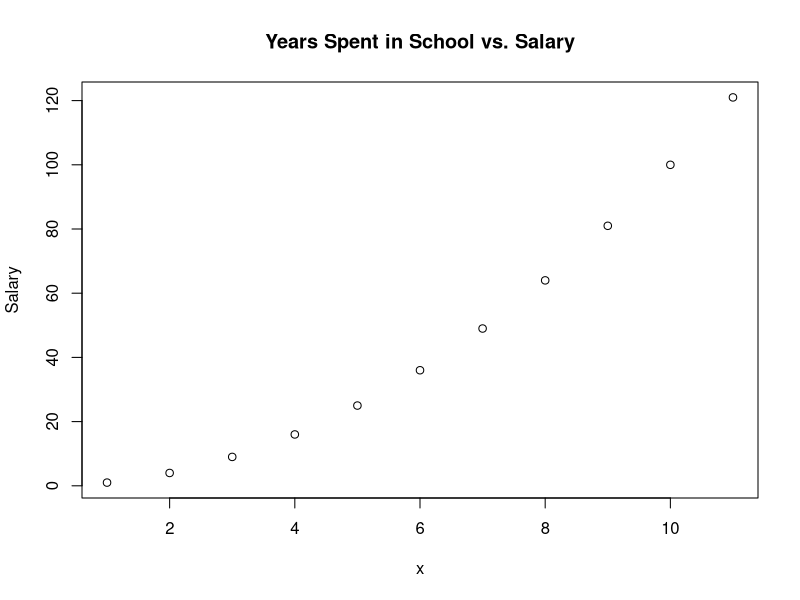
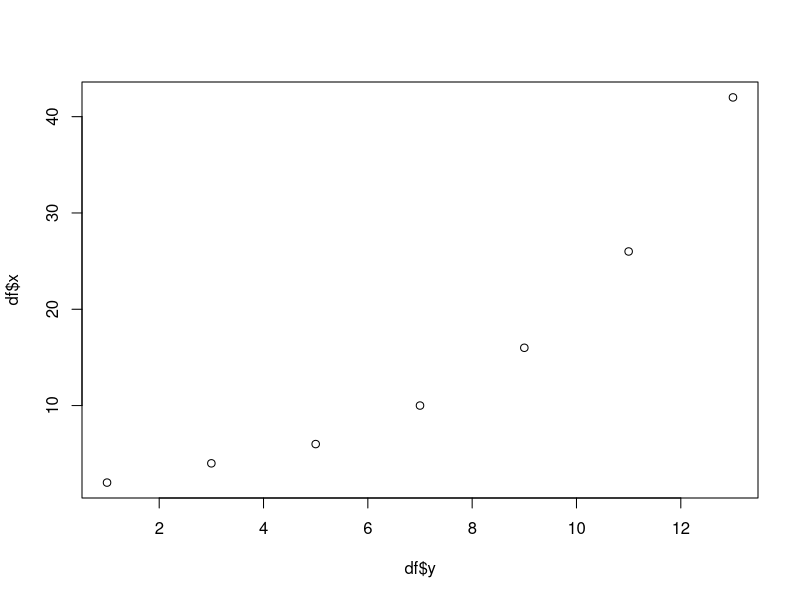
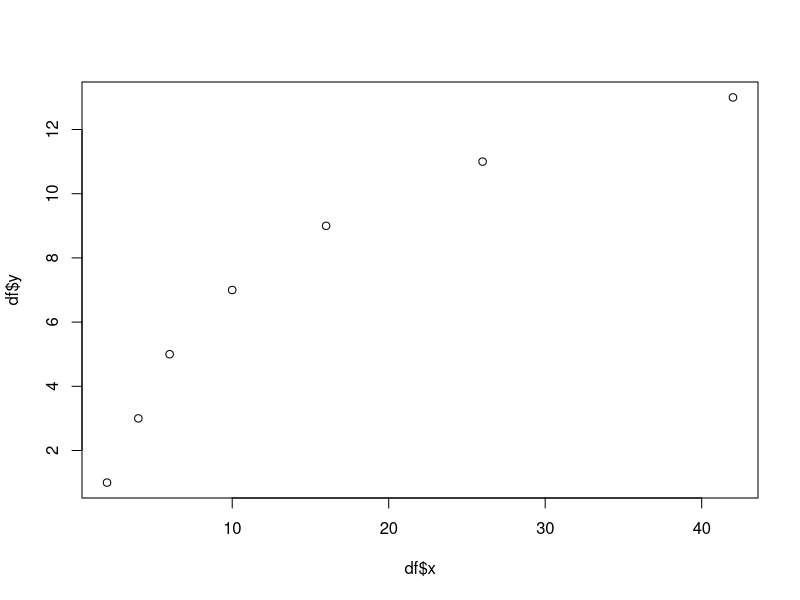
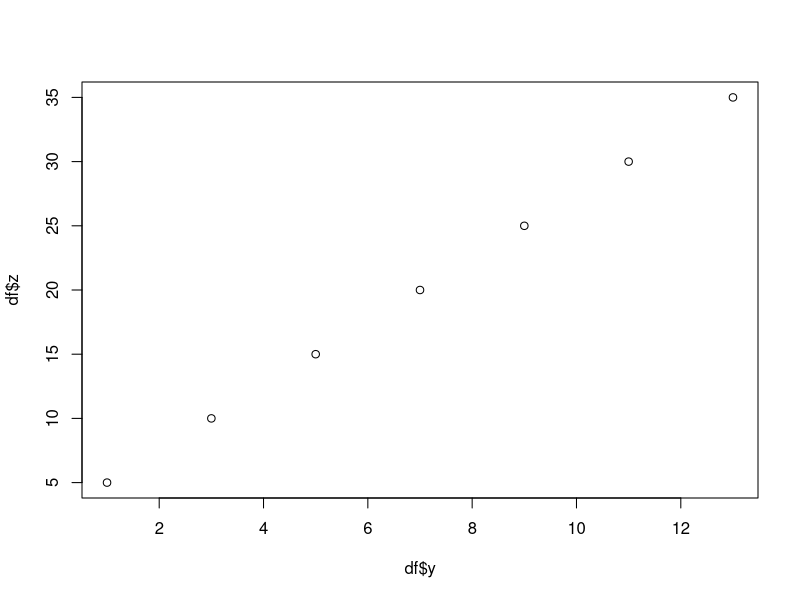
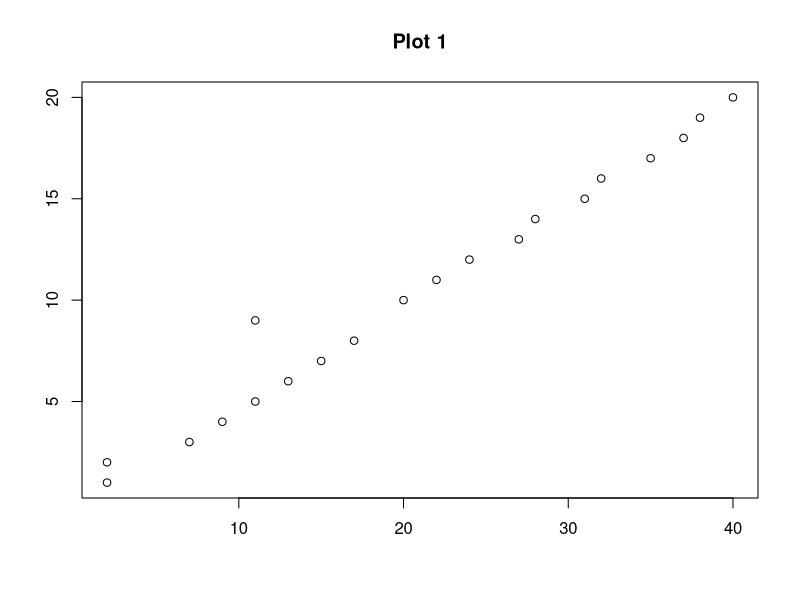
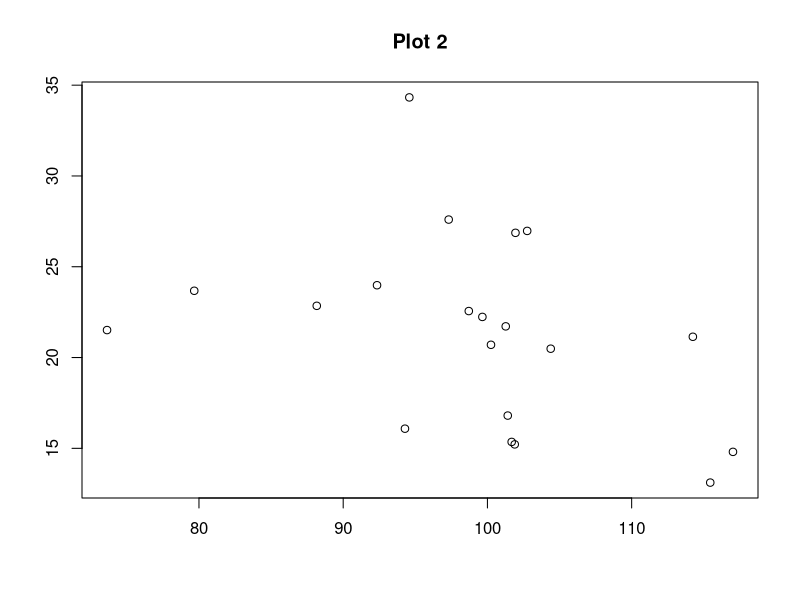

R code for these plots, in order:
## ---- chunk 1
knitr::opts_chunk$set(message=FALSE,warning=FALSE, cache=TRUE)
## ---- chunk 2
x = c(1,2,3,4,5,6,7,8,9,10,11)
y = c(1,4,9,16,25,36,49,64,81,100,121)
plot(y~x, main = "Years Spent in School vs. Salary", ylab = "Salary")
## ---- chunk 3
x = c(2,4,6,10,16,26,42)
y = c(1,3,5,7,9,11,13)
z = c(5,10,15,20,25,30,35)


df<-data.frame(x,y,z)
plot(df$x~df$y)
plot(df$y~df$x)
plot(df$z~df$y)
## ---- chunk 4
x=c(1,2,3,4,5,6,7,8,9,10,11,12,13,14,15,16,17,18,19,20)
y=c(2,2,7,9,11,13,15,17,11,20,22,24,27,28,31,32,35,37,38,40)
plot(x~y, main = "Plot 1", ylab = " ", xlab = " ")

a=rnorm(20,20,5)
b=rnorm(20,100,10)
plot(a~b, main = "Plot 2", ylab = " ", xlab = " ")
## ---- chunk 5
x = c(12,16,20,41)
mx = mean(x)
sdx = sd(x)

z = ((x-mx)/sdx)
z 
## ---- chunk 6
x = c(12,16,20,41)
scale(x)
## ---- chunk 7
datset1 = c(10,63,51,24,87,42)
mds = round(mean(datset1), digits = 2)
sdds=round(sd(datset1), digits = 2)
## ---- chunk 8
z = ((datset1-mds)/sdds)
z
## ---- chunk 9
x = c(5,8,1,16,4,11)
a = sum(x)^2
b = sum(x^2)
c = sum(x+1)
d = (sum(x)*(4*sum(x)))


a
b
c
d
## ---- chunk 10
set.seed(100)
x = round(rnorm(15,89,7), digits = 0)
x
stem(x)

## ---- chunk 11
set.seed(10)
x = round(rnorm(15,20,2),digits = 0)
x
stem(x,scale = 1)
stem(x,scale = 2)
stem(x, scale = .5)
